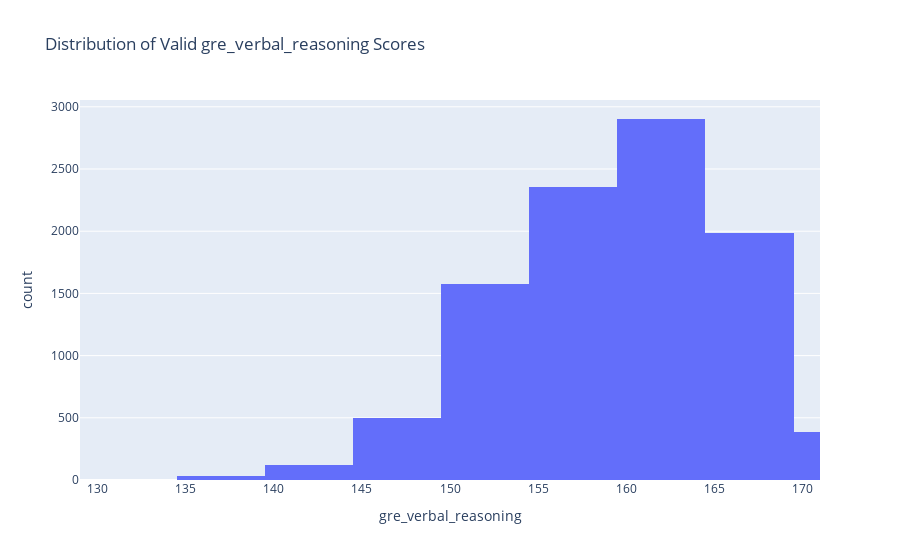

The notebook cell saved with this chart:
### Code cell
fig = px.histogram(valid_gre_quantitative_reasoning_profiles, x=list_of_gre_columns[1], nbins=100, range_x=[129,171],
                   title=f'Distribution of Valid {list_of_gre_columns[1]} Scores')
fig.show()

### Figure 1 — Plotly figure (JSON) as saved in the notebook; plotly's stock layout.template omitted (floating-point values rounded to 4 significant figures; data arrays with more than 128 entries replaced by an {"elided": "..."} marker saying what was removed)
{"data": [{"alignmentgroup": "True", "bingroup": "x", "hovertemplate": "gre_verbal_reasoning=%{x}<br>count=%{y}<extra></extra>", "legendgroup": "", "marker": {"color": "#636efa", "pattern": {"shape": ""}}, "name": "", "nbinsx": 100, "offsetgroup": "", "orientation": "v", "showlegend": false, "type": "histogram", "x": {"elided": "10687 int values"}, "xaxis": "x", "yaxis": "y"}], "layout": {"barmode": "relative", "legend": {"tracegroupgap": 0}, "title": {"text": "Distribution of Valid gre_verbal_reasoning Scores"}, "xaxis": {"anchor": "y", "domain": [0, 1], "range": [129, 171], "title": {"text": "gre_verbal_reasoning"}}, "yaxis": {"anchor": "x", "domain": [0, 1], "title": {"text": "count"}}}}
